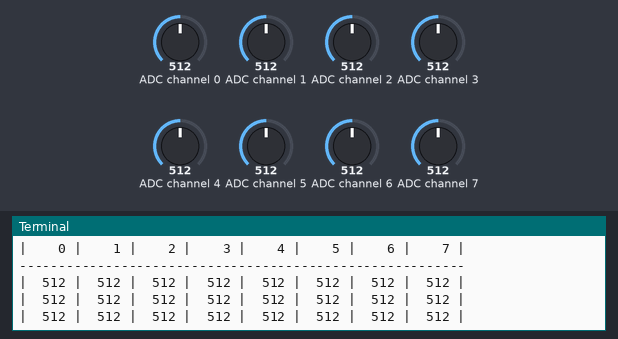
Recording of a program running on a simulated Raspberry Pi (BCM pin numbers). On the bench: the last lines printed to the terminal. The test bench sets the inputs (shaded band); at power-on: ADC channel 0 = 512, ADC channel 1 = 512, ADC channel 2 = 512, ADC channel 3 = 512, ADC channel 4 = 512, ADC channel 5 = 512, ADC channel 6 = 512, ADC channel 7 = 512 (analog values on the 0–1023 scale).

Above: at 1.2 s.
1.3 s: ADC channel 0 set to 30
At 1.9 s:
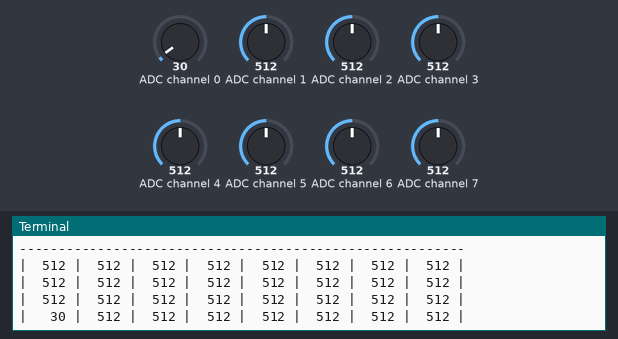
3.0 s: ADC channel 1 set to 30
At 3.4 s:
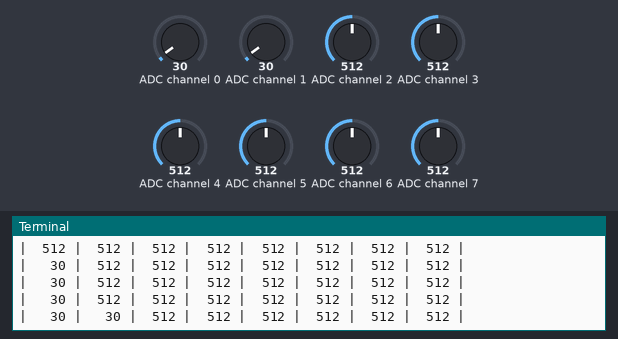
4.5 s: ADC channel 2 set to 30
At 4.9 s:
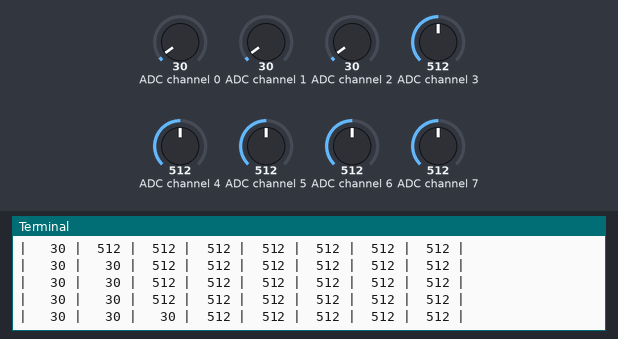
6.0 s: ADC channel 3 set to 30
At 6.4 s:
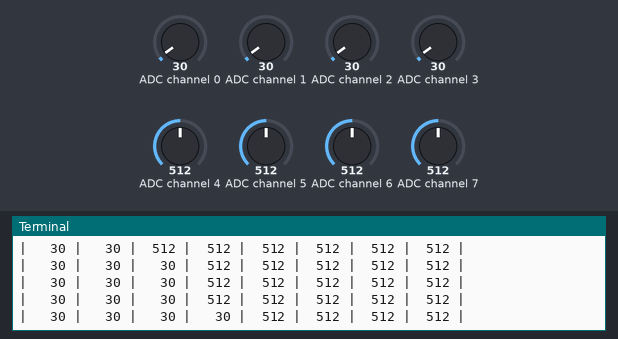
7.5 s: ADC channel 4 set to 30
At 7.9 s:
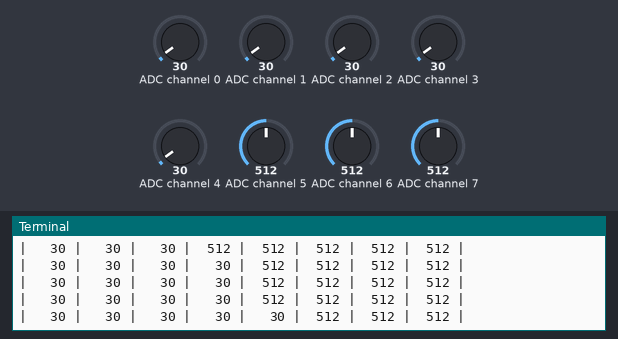
9.0 s: ADC channel 5 set to 30
At 9.4 s:
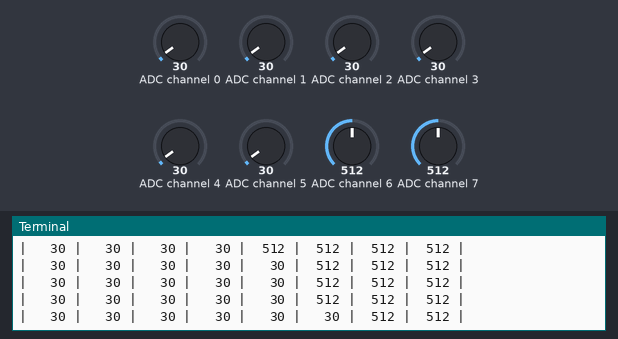

The program:

smoke.py
```python
# http://github.com/timestocome

# Raspberry Pi Analog to Digital Converter
# https://cdn-learn.adafruit.com/downloads/pdf/raspberry-pi-analog-to-digital-converters.pdf

# Smoke Sensor
# https://wiki.eprolabs.com/index.php?title=Smoke_Sensor_MQ2

# Raspberry Pi Gas Sensor
# https://tutorials-raspberrypi.com/configure-and-read-out-the-raspberry-pi-gas-sensor-mq-x/


# Learn to read analog information into the Raspberry Pi
# This Smoke Sensor also has a digital output

# Wiring

# MCP3008
# Vdd -> 3.3V pin 1 red wire
# Vref -> 3.3V pin 17 red
# Agrd -> Ground black
# Clk -> Sclk #23 purple
# Dout -> Miso #21 Orange
# Din -> Mosi #19 Yellow
# Cs/SHDN -> CE0 #24 Green
# Dgrd -> Ground black
#
# Cho input signal from Smoke sensor


# Smoke Sensor
# Vcc -> 5V pin 2 red
# Grd -> grn black
# Analog out -> Blue -> resistors to 330/440 split 5V down to 3.5V


##########################
# AdaFruit test code from above tutorial


import time
import Adafruit_GPIO.SPI as SPI
import Adafruit_MCP3008


SPI_PORT = 0
SPI_DEVICE = 0

mcp = Adafruit_MCP3008.MCP3008(spi=SPI.SpiDev(SPI_PORT, SPI_DEVICE))


print('Reading mcp values...')

print('| {0:>4} | {1:>4} | {2:>4} | {3:>4} | {4:>4} | {5:>4} | {6:>4} | {7:>4} |'.format(*range(8)))
print('-' * 57)


while True:

    # read all channels
    values = [0]*8

    for i in range(8):
        # read each channel
        values[i] = mcp.read_adc(i)

    # print values
    print('| {0:>4} | {1:>4} | {2:>4} | {3:>4} | {4:>4} | {5:>4} | {6:>4} | {7:>4} |'.format(*values))

    # Pause for half a second.
    time.sleep(0.5)
```

Measured:
- after the input at 1.3 s, the terminal: prints a new line after 0.21 s (image 1)
- after the input at 3.0 s, the terminal: prints a new line at once (image 2)
- after the input at 4.5 s, the terminal: prints a new line at once (image 3)
- after the input at 6.0 s, the terminal: prints a new line at once (image 4)
- after the input at 7.5 s, the terminal: prints a new line at once (image 5)
- after the input at 9.0 s, the terminal: prints a new line at once (image 6)
